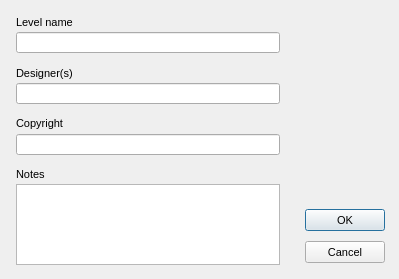
<?xml version="1.0"?>
<ui version="4.0">
  <class>Form</class>
  <widget class="QDialog" name="IDD_LEVEL_INFO">
    <property name="geometry">
      <rect>
        <x>0</x>
        <y>0</y>
        <width>399</width>
        <height>279</height>
      </rect>
    </property>
    <property name="windowTitle">
      <string>Level information</string>
    </property>
    <property name="font">
      <font>
        <family>Liberation Sans</family>
        <pointsize>8</pointsize>
        <bold>false</bold>
        <italic>false</italic>
      </font>
    </property>
    <property name="enabled">
      <bool>true</bool>
    </property>
    <property name="windowFlags">
      <set>Qt::Dialog|Qt::WindowCloseButtonHint</set>
    </property>
    <property name="minimumSize">
      <size>
        <width>399</width>
        <height>279</height>
      </size>
    </property>
    <property name="maximumSize">
      <size>
        <width>399</width>
        <height>279</height>
      </size>
    </property>
    <widget class="QLabel" name="IDC_STATIC">
      <property name="geometry">
        <rect>
          <x>16</x>
          <y>16</y>
          <width>72</width>
          <height>16</height>
        </rect>
      </property>
      <property name="text">
        <string>Level name</string>
      </property>
      <property name="visible">
        <bool>true</bool>
      </property>
      <property name="enabled">
        <bool>true</bool>
      </property>
      <property name="alignment">
        <set>Qt::AlignLeft</set>
      </property>
    </widget>
    <widget class="QLineEdit" name="IDC_LEVEL_NAME">
      <property name="geometry">
        <rect>
          <x>16</x>
          <y>32</y>
          <width>264</width>
          <height>21</height>
        </rect>
      </property>
      <property name="visible">
        <bool>true</bool>
      </property>
      <property name="enabled">
        <bool>true</bool>
      </property>
    </widget>
    <widget class="QLabel" name="IDC_STATIC_2">
      <property name="geometry">
        <rect>
          <x>16</x>
          <y>67</y>
          <width>88</width>
          <height>16</height>
        </rect>
      </property>
      <property name="text">
        <string>Designer(s)</string>
      </property>
      <property name="visible">
        <bool>true</bool>
      </property>
      <property name="enabled">
        <bool>true</bool>
      </property>
      <property name="alignment">
        <set>Qt::AlignLeft</set>
      </property>
    </widget>
    <widget class="QLineEdit" name="IDC_DESIGNER">
      <property name="geometry">
        <rect>
          <x>16</x>
          <y>83</y>
          <width>264</width>
          <height>21</height>
        </rect>
      </property>
      <property name="visible">
        <bool>true</bool>
      </property>
      <property name="enabled">
        <bool>true</bool>
      </property>
    </widget>
    <widget class="QLabel" name="IDC_STATIC_3">
      <property name="geometry">
        <rect>
          <x>16</x>
          <y>117</y>
          <width>88</width>
          <height>16</height>
        </rect>
      </property>
      <property name="text">
        <string>Copyright</string>
      </property>
      <property name="visible">
        <bool>true</bool>
      </property>
      <property name="enabled">
        <bool>true</bool>
      </property>
      <property name="alignment">
        <set>Qt::AlignLeft</set>
      </property>
    </widget>
    <widget class="QLineEdit" name="IDC_COPYRIGHT">
      <property name="geometry">
        <rect>
          <x>16</x>
          <y>134</y>
          <width>264</width>
          <height>21</height>
        </rect>
      </property>
      <property name="visible">
        <bool>true</bool>
      </property>
      <property name="enabled">
        <bool>true</bool>
      </property>
    </widget>
    <widget class="QLabel" name="IDC_STATIC_4">
      <property name="geometry">
        <rect>
          <x>16</x>
          <y>168</y>
          <width>64</width>
          <height>16</height>
        </rect>
      </property>
      <property name="text">
        <string>Notes</string>
      </property>
      <property name="visible">
        <bool>true</bool>
      </property>
      <property name="enabled">
        <bool>true</bool>
      </property>
      <property name="alignment">
        <set>Qt::AlignLeft</set>
      </property>
    </widget>
    <widget class="QTextEdit" name="IDC_NOTES">
      <property name="geometry">
        <rect>
          <x>16</x>
          <y>184</y>
          <width>264</width>
          <height>81</height>
        </rect>
      </property>
      <property name="visible">
        <bool>true</bool>
      </property>
      <property name="enabled">
        <bool>true</bool>
      </property>
      <property name="tabChangesFocus">
        <bool>false</bool>
      </property>
      <property name="horizontalScrollBarPolicy">
        <enum>Qt::ScrollBarAsNeeded</enum>
      </property>
    </widget>
    <widget class="QPushButton" name="IDOK">
      <property name="geometry">
        <rect>
          <x>305</x>
          <y>209</y>
          <width>80</width>
          <height>22</height>
        </rect>
      </property>
      <property name="text">
        <string>OK</string>
      </property>
      <property name="visible">
        <bool>true</bool>
      </property>
      <property name="enabled">
        <bool>true</bool>
      </property>
      <property name="default">
        <bool>true</bool>
      </property>
      <property name="autoDefault">
        <bool>true</bool>
      </property>
    </widget>
    <widget class="QPushButton" name="IDCANCEL">
      <property name="geometry">
        <rect>
          <x>305</x>
          <y>241</y>
          <width>80</width>
          <height>22</height>
        </rect>
      </property>
      <property name="text">
        <string>Cancel</string>
      </property>
      <property name="visible">
        <bool>true</bool>
      </property>
      <property name="enabled">
        <bool>true</bool>
      </property>
      <property name="default">
        <bool>false</bool>
      </property>
      <property name="autoDefault">
        <bool>false</bool>
      </property>
    </widget>
    <action name="IDD_ORPHANHUNTER">
      <property name="text">
        <string>Orphan Hunter</string>
      </property>
    </action>
    <action name="IDD_REORDER_PAGES">
      <property name="text">
        <string>Reorder Net Pages</string>
      </property>
    </action>
    <action name="IDD_SHOW_ALL_CHECKED_OUT">
      <property name="text">
        <string>Show All Pages Checked Out</string>
      </property>
    </action>
    <action name="IDM_IMPORT_BITMAP">
      <property name="text">
        <string>Bitmap/Animation Converter...</string>
      </property>
    </action>
    <action name="ID_APP_ABOUT">
      <property name="text">
        <string>&amp;About editor...</string>
      </property>
    </action>
    <action name="ID_APP_EXIT">
      <property name="text">
        <string>E&amp;xit</string>
      </property>
      <property name="shortcut">
        <string>Alt+X</string>
      </property>
    </action>
    <action name="ID_BRIEFING_EDITOR">
      <property name="text">
        <string>Briefing Editor...</string>
      </property>
    </action>
    <action name="ID_BUTTON_LIGHTING">
      <property name="text">
        <string>ID_BUTTON_LIGHTING</string>
      </property>
    </action>
    <action name="ID_BUTTON_OUTLINE">
      <property name="text">
        <string>ID_BUTTON_OUTLINE</string>
      </property>
    </action>
    <action name="ID_BUTTON_WINDOWSELECTION">
      <property name="text">
        <string>ID_BUTTON_WINDOWSELECTION</string>
      </property>
    </action>
    <action name="ID_D3HELP">
      <property name="text">
        <string>Help on D3 Editor</string>
      </property>
    </action>
    <action name="ID_EDITORS_AIPROPERTIES">
      <property name="text">
        <string>AI Properties...</string>
      </property>
    </action>
    <action name="ID_EDITORS_AMBIENTSOUNDS">
      <property name="text">
        <string>Ambient Sounds...</string>
      </property>
    </action>
    <action name="ID_EDITORS_DALLAS">
      <property name="text">
        <string>Dallas Graphical Script Editor...</string>
      </property>
    </action>
    <action name="ID_EDITORS_FILES">
      <property name="text">
        <string>Files...</string>
      </property>
    </action>
    <action name="ID_EDITORS_MEGACELLS">
      <property name="text">
        <string>Megacells...</string>
      </property>
    </action>
    <action name="ID_EDIT_ADDSELECT">
      <property name="text">
        <string>Add Current Room to Selected List</string>
      </property>
    </action>
    <action name="ID_EDIT_ATTACH">
      <property name="text">
        <string>&amp;Attach</string>
      </property>
    </action>
    <action name="ID_EDIT_CLEARSELECTED">
      <property name="text">
        <string>Clear Selected List</string>
      </property>
    </action>
    <action name="ID_EDIT_COPY">
      <property name="text">
        <string>&amp;Copy</string>
      </property>
      <property name="shortcut">
        <string>Ctrl+Ins</string>
      </property>
    </action>
    <action name="ID_EDIT_CUT">
      <property name="text">
        <string>Cu&amp;t</string>
      </property>
      <property name="shortcut">
        <string>Shift+Del</string>
      </property>
    </action>
    <action name="ID_EDIT_DELETE">
      <property name="text">
        <string>&amp;Delete</string>
      </property>
    </action>
    <action name="ID_EDIT_LOADSCRAP">
      <property name="text">
        <string>Load Scrap from Disk</string>
      </property>
    </action>
    <action name="ID_EDIT_PASTE">
      <property name="text">
        <string>&amp;Paste</string>
      </property>
      <property name="shortcut">
        <string>Shift+Ins</string>
      </property>
    </action>
    <action name="ID_EDIT_PLACE">
      <property name="text">
        <string>&amp;Place in Mine</string>
      </property>
    </action>
    <action name="ID_EDIT_PLACE_TERRAIN">
      <property name="text">
        <string>&amp;Place on Terrain</string>
      </property>
    </action>
    <action name="ID_EDIT_REMOVESELECT">
      <property name="text">
        <string>Remove Current Room from Selected List</string>
      </property>
    </action>
    <action name="ID_EDIT_SAVESCRAP">
      <property name="text">
        <string>Save Scrap to Disk</string>
      </property>
    </action>
    <action name="ID_EDIT_SELECTATTACHED">
      <property name="text">
        <string>Select All Rooms Attached to Current Room</string>
      </property>
    </action>
    <action name="ID_EDIT_UNDO">
      <property name="text">
        <string>&amp;Undo</string>
      </property>
      <property name="shortcut">
        <string>Alt+Backspace</string>
      </property>
    </action>
    <action name="ID_FILE_AUTOSAVE">
      <property name="text">
        <string>Autosave</string>
      </property>
      <property name="checkable">
        <bool>true</bool>
      </property>
    </action>
    <action name="ID_FILE_CHECKMINE">
      <property name="text">
        <string>&amp;Check Mine</string>
      </property>
    </action>
    <action name="ID_FILE_FIXCRACKS">
      <property name="text">
        <string>Fix Level Cracks</string>
      </property>
    </action>
    <action name="ID_FILE_FIXDEGENERATEFACES">
      <property name="text">
        <string>Fix/Remove Degenerate Faces</string>
      </property>
    </action>
    <action name="ID_FILE_IMPORT_ROOM">
      <property name="text">
        <string>Import 3DSMax Room</string>
      </property>
    </action>
    <action name="ID_FILE_INFORMATION">
      <property name="text">
        <string>&amp;Information</string>
      </property>
      <property name="shortcut">
        <string>Alt+I</string>
      </property>
    </action>
    <action name="ID_FILE_LEAVE_EDITOR">
      <property name="text">
        <string>Go to main menu...</string>
      </property>
    </action>
    <action name="ID_FILE_LEVELPROPS">
      <property name="text">
        <string>Set Selected Room(s) Properties</string>
      </property>
    </action>
    <action name="ID_FILE_LEVEL_INFO">
      <property name="text">
        <string>Edit Level Info...</string>
      </property>
    </action>
    <action name="ID_FILE_MRU_FILE1">
      <property name="text">
        <string>Recent File</string>
      </property>
      <property name="enabled">
        <bool>false</bool>
      </property>
    </action>
    <action name="ID_FILE_NEW">
      <property name="text">
        <string>&amp;New</string>
      </property>
      <property name="shortcut">
        <string>Ctrl+N</string>
      </property>
    </action>
    <action name="ID_FILE_OPEN">
      <property name="text">
        <string>&amp;Open...</string>
      </property>
      <property name="shortcut">
        <string>Ctrl+O</string>
      </property>
    </action>
    <action name="ID_FILE_PLAY640X480">
      <property name="text">
        <string>&amp;Play in 640 x 480</string>
      </property>
      <property name="shortcut">
        <string>Alt+P</string>
      </property>
    </action>
    <action name="ID_FILE_PREFERENCES">
      <property name="text">
        <string>Preferences</string>
      </property>
    </action>
    <action name="ID_FILE_PRINT">
      <property name="text">
        <string>&amp;Print...</string>
      </property>
      <property name="shortcut">
        <string>Ctrl+P</string>
      </property>
    </action>
    <action name="ID_FILE_PRINT_PREVIEW">
      <property name="text">
        <string>Print Pre&amp;view</string>
      </property>
    </action>
    <action name="ID_FILE_PRINT_SETUP">
      <property name="text">
        <string>P&amp;rint Setup...</string>
      </property>
    </action>
    <action name="ID_FILE_REMOVEDUPLICATEFACESFROMCURRENTROOM">
      <property name="text">
        <string>Remove Duplicate Faces from Current Room</string>
      </property>
    </action>
    <action name="ID_FILE_REMOVEEXTRAPOINTS">
      <property name="text">
        <string>Remove Extra Points</string>
      </property>
    </action>
    <action name="ID_FILE_RESTOREGAMESTATE">
      <property name="text">
        <string>Restore Gamestate</string>
      </property>
    </action>
    <action name="ID_FILE_SAVE">
      <property name="text">
        <string>&amp;Save</string>
      </property>
      <property name="shortcut">
        <string>Ctrl+S</string>
      </property>
    </action>
    <action name="ID_FILE_SAVEGOALTEXT">
      <property name="text">
        <string>Save Goal Text to File</string>
      </property>
    </action>
    <action name="ID_FILE_SAVE_AS">
      <property name="text">
        <string>Save &amp;As...</string>
      </property>
    </action>
    <action name="ID_FILE_SAVE_COPY_AS">
      <property name="text">
        <string>Save Copy &amp;As...</string>
      </property>
    </action>
    <action name="ID_FILE_STATS">
      <property name="text">
        <string>Show Level Stats</string>
      </property>
    </action>
    <action name="ID_FILE_UPDATE">
      <property name="text">
        <string>&amp;Update</string>
      </property>
      <property name="shortcut">
        <string>Ctrl+S</string>
      </property>
    </action>
    <action name="ID_FILE_VERIFY_LEVEL">
      <property name="text">
        <string>Verify Level</string>
      </property>
    </action>
    <action name="ID_HOTSPOT_TGA">
      <property name="text">
        <string>HotSpot TGA Extractor...</string>
      </property>
    </action>
    <action name="ID_MINE_VIEW">
      <property name="text">
        <string>Mine View</string>
      </property>
      <property name="shortcut">
        <string>F2</string>
      </property>
    </action>
    <action name="ID_OBJBUTTON">
      <property name="text">
        <string>ID_OBJBUTTON</string>
      </property>
    </action>
    <action name="ID_OBJECT_DELETEOBJECT">
      <property name="text">
        <string>Delete Object</string>
      </property>
      <property name="shortcut">
        <string>Del</string>
      </property>
    </action>
    <action name="ID_OBJECT_MOVEPLAYER">
      <property name="text">
        <string>Move Player 0 to Viewer</string>
      </property>
    </action>
    <action name="ID_OBJECT_PLACECAMERAATCURRENTFACE">
      <property name="text">
        <string>Create New Camera at Current Face</string>
      </property>
    </action>
    <action name="ID_OBJECT_PLACECAMERAATVIEWER">
      <property name="text">
        <string>Create New Camera at Viewer</string>
      </property>
    </action>
    <action name="ID_OBJECT_PLACEOBJECT">
      <property name="text">
        <string>Place Object</string>
      </property>
      <property name="shortcut">
        <string>Ins</string>
      </property>
    </action>
    <action name="ID_OBJECT_PLACESOUNDSOURCEATVIEWER">
      <property name="text">
        <string>Create SoundSource at Viewer</string>
      </property>
    </action>
    <action name="ID_OBJECT_PLACEWAYPOINTATVIEWER">
      <property name="text">
        <string>Place Waypoint at Viewer</string>
      </property>
    </action>
    <action name="ID_OBJECT_SELECTBYNUMBER">
      <property name="text">
        <string>Select Object By Number</string>
      </property>
    </action>
    <action name="ID_OBJECT_SETCAMERAFROMVIEWER">
      <property name="text">
        <string>Move Camera to Viewer</string>
      </property>
    </action>
    <action name="ID_OBJECT_SETVIEWERFROMCAMERA">
      <property name="text">
        <string>Move Viewer to Camera</string>
      </property>
    </action>
    <action name="ID_OSIRISCOMPILE">
      <property name="text">
        <string>ID_OSIRISCOMPILE</string>
      </property>
    </action>
    <action name="ID_REINIT_OPENGL">
      <property name="text">
        <string>ID_REINIT_OPENGL</string>
      </property>
    </action>
    <action name="ID_ROOM_ADD">
      <property name="text">
        <string>&amp;Add Room at Current Face</string>
      </property>
      <property name="shortcut">
        <string>Shift+A</string>
      </property>
    </action>
    <action name="ID_ROOM_ADDVERTTONEWFACE">
      <property name="text">
        <string>Add Vert to New Face</string>
      </property>
      <property name="shortcut">
        <string>Shift+V</string>
      </property>
    </action>
    <action name="ID_ROOM_ATTACHROOM">
      <property name="text">
        <string>Attach Room</string>
      </property>
    </action>
    <action name="ID_ROOM_BUILDBRIDGE">
      <property name="text">
        <string>&amp;Build Bridge</string>
      </property>
    </action>
    <action name="ID_ROOM_BUILDSMOOTHBRIDGE">
      <property name="text">
        <string>Build Smooth Bridge</string>
      </property>
      <property name="shortcut">
        <string>Ctrl+B</string>
      </property>
    </action>
    <action name="ID_ROOM_CLEARCENTERPOINT">
      <property name="text">
        <string>Clear Center Point</string>
      </property>
    </action>
    <action name="ID_ROOM_COMBINE">
      <property name="text">
        <string>Combine Rooms</string>
      </property>
    </action>
    <action name="ID_ROOM_DELETE">
      <property name="text">
        <string>Delete Current Room</string>
      </property>
    </action>
    <action name="ID_ROOM_DELETECONNECTEDFACES">
      <property name="text">
        <string>Delete Connected Faces</string>
      </property>
    </action>
    <action name="ID_ROOM_DELETEFACE">
      <property name="text">
        <string>Delete Current Face</string>
      </property>
    </action>
    <action name="ID_ROOM_DELETEPORTAL">
      <property name="text">
        <string>Delete Current Portal</string>
      </property>
    </action>
    <action name="ID_ROOM_DELETEVERT">
      <property name="text">
        <string>Delete Current Vert From Face</string>
      </property>
    </action>
    <action name="ID_ROOM_DROPROOM">
      <property name="text">
        <string>Drop Room</string>
      </property>
    </action>
    <action name="ID_ROOM_FACE_ADDVERTTOEDGE">
      <property name="text">
        <string>Add Vert To Edge</string>
      </property>
    </action>
    <action name="ID_ROOM_FACE_DELETEVERTONEDGE">
      <property name="text">
        <string>Delete Vert on Edge</string>
      </property>
    </action>
    <action name="ID_ROOM_FACE_MOVEVERTONEDGE">
      <property name="text">
        <string>Move Vert on Edge</string>
      </property>
    </action>
    <action name="ID_ROOM_FACE_SPLITFACE">
      <property name="text">
        <string>Split Face</string>
      </property>
    </action>
    <action name="ID_ROOM_FINISHNEWFACE">
      <property name="text">
        <string>Add Last Point to New Face (Finish Face)</string>
      </property>
    </action>
    <action name="ID_ROOM_GRABTEXTURE">
      <property name="text">
        <string>Grab Texture</string>
      </property>
      <property name="shortcut">
        <string>G</string>
      </property>
    </action>
    <action name="ID_ROOM_JOINROOMS">
      <property name="text">
        <string>Join Rooms</string>
      </property>
    </action>
    <action name="ID_ROOM_JOINROOMSEXACT">
      <property name="text">
        <string>Join Rooms Exact</string>
      </property>
    </action>
    <action name="ID_ROOM_JOIN_ADJACENT_FACES">
      <property name="text">
        <string>Join Adjacent Faces</string>
      </property>
    </action>
    <action name="ID_ROOM_LINKTONEWEXTERNAL">
      <property name="text">
        <string>Link Room to New External Room</string>
      </property>
    </action>
    <action name="ID_ROOM_MARK">
      <property name="text">
        <string>&amp;Mark Room/Face</string>
      </property>
      <property name="shortcut">
        <string>Ctrl+M</string>
      </property>
    </action>
    <action name="ID_ROOM_MERGEOBJECTINTOROOM">
      <property name="text">
        <string>Merge Object into Room</string>
      </property>
    </action>
    <action name="ID_ROOM_NEXTFACE">
      <property name="text">
        <string>Next Face</string>
      </property>
      <property name="shortcut">
        <string>F</string>
      </property>
    </action>
    <action name="ID_ROOM_PLACEROOM">
      <property name="text">
        <string>Place Room at Current Room</string>
      </property>
    </action>
    <action name="ID_ROOM_PLACETERRAINROOM">
      <property name="text">
        <string>Place Room at Current Terrain Cell</string>
      </property>
    </action>
    <action name="ID_ROOM_PREVIOUSFACE">
      <property name="text">
        <string>Previous Face</string>
      </property>
      <property name="shortcut">
        <string>Shift+F</string>
      </property>
    </action>
    <action name="ID_ROOM_PROPAGATETOADJACENTCOPLANARFACES">
      <property name="text">
        <string>Propagate to Adjacent Coplanar Faces</string>
      </property>
      <property name="shortcut">
        <string>Ctrl+F</string>
      </property>
    </action>
    <action name="ID_ROOM_PROPAGATETOALL">
      <property name="text">
        <string>Propagate to All Faces in Room</string>
      </property>
      <property name="shortcut">
        <string>Shift+R</string>
      </property>
    </action>
    <action name="ID_ROOM_RENAMEROOM">
      <property name="text">
        <string>Rename Room</string>
      </property>
      <property name="shortcut">
        <string>Ctrl+R</string>
      </property>
    </action>
    <action name="ID_ROOM_ROTATEPLACEDROOM45DEGREES">
      <property name="text">
        <string>Rotate Placed Room 45 Degrees</string>
      </property>
    </action>
    <action name="ID_ROOM_SAVECURRENTROOM">
      <property name="text">
        <string>Save Current Room</string>
      </property>
    </action>
    <action name="ID_ROOM_SELECTBYNUMBER">
      <property name="text">
        <string>Select Room by Number</string>
      </property>
    </action>
    <action name="ID_ROOM_SELECTFACEBYNUMBER">
      <property name="text">
        <string>Select Face by Number</string>
      </property>
    </action>
    <action name="ID_ROOM_SETCENTERFROMVIEWER">
      <property name="text">
        <string>Set Room Center from Viewer</string>
      </property>
    </action>
    <action name="ID_ROOM_SNAPPLACEDROOM">
      <property name="text">
        <string>Snap Placed Room</string>
      </property>
    </action>
    <action name="ID_ROOM_SNAPPOINTTOEDGE">
      <property name="text">
        <string>Snap Point to Edge</string>
      </property>
    </action>
    <action name="ID_ROOM_SNAPPOINTTOFACE">
      <property name="text">
        <string>Snap Point to Face</string>
      </property>
    </action>
    <action name="ID_ROOM_SNAPPOINTTOPOINT">
      <property name="text">
        <string>Snap Point to Point</string>
      </property>
    </action>
    <action name="ID_ROOM_SPLITFACE">
      <property name="text">
        <string>Triangulate face</string>
      </property>
    </action>
    <action name="ID_ROOM_STARTNEWFACE">
      <property name="text">
        <string>Add First Point to New Face (Start Face)</string>
      </property>
    </action>
    <action name="ID_ROOM_SWAPMAKEDANDCURRENTROOMFACE">
      <property name="text">
        <string>Swap Marked and Current Room/Face</string>
      </property>
    </action>
    <action name="ID_ROOM_UNDOSNAP">
      <property name="text">
        <string>Undo Snap</string>
      </property>
    </action>
    <action name="ID_ROOM_UNPLACEROOM">
      <property name="text">
        <string>Un-place Room/Group/Door</string>
      </property>
    </action>
    <action name="ID_ROOM_VIEW">
      <property name="text">
        <string>Room View</string>
      </property>
      <property name="shortcut">
        <string>F4</string>
      </property>
    </action>
    <action name="ID_SCRIPT_LEVEL_INTERFACE">
      <property name="text">
        <string>Levels and Scripts...</string>
      </property>
    </action>
    <action name="ID_SUBEDITORS_FONT">
      <property name="text">
        <string>Font Editor...</string>
      </property>
    </action>
    <action name="ID_SUBEDITORS_HOGMAKER">
      <property name="text">
        <string>Hog Maker...</string>
      </property>
    </action>
    <action name="ID_SUBEDITORS_TABLEFILEEDIT">
      <property name="text">
        <string>Table File Text Editor...</string>
      </property>
    </action>
    <action name="ID_SUBEDITORS_TABLEFILEFILTER">
      <property name="text">
        <string>Table File Filter...</string>
      </property>
    </action>
    <action name="ID_TABLEEDIT_FILE_EXIT">
      <property name="text">
        <string>&amp;Exit</string>
      </property>
    </action>
    <action name="ID_TABLEEDIT_FILE_LOAD">
      <property name="text">
        <string>&amp;Load...</string>
      </property>
    </action>
    <action name="ID_TABLEEDIT_FILE_SAVE">
      <property name="text">
        <string>&amp;Save</string>
      </property>
    </action>
    <action name="ID_TABLEEDIT_FILE_SAVE_AS">
      <property name="text">
        <string>S&amp;ave as...</string>
      </property>
    </action>
    <action name="ID_TABLEFILTER_FILE_EXIT">
      <property name="text">
        <string>Exit</string>
      </property>
    </action>
    <action name="ID_TABLEFILTER_FILE_LOAD">
      <property name="text">
        <string>Load...</string>
      </property>
    </action>
    <action name="ID_TABLEFILTER_FILE_NEW">
      <property name="text">
        <string>New</string>
      </property>
    </action>
    <action name="ID_TABLEFILTER_FILE_SAVE">
      <property name="text">
        <string>Save</string>
      </property>
    </action>
    <action name="ID_TABLEFILTER_FILE_SAVEAS">
      <property name="text">
        <string>Save as...</string>
      </property>
    </action>
    <action name="ID_TERRAIN_VIEW">
      <property name="text">
        <string>Terrain View</string>
      </property>
      <property name="shortcut">
        <string>F3</string>
      </property>
    </action>
    <action name="ID_TEST_TEST1">
      <property name="text">
        <string>Test function 1</string>
      </property>
    </action>
    <action name="ID_TEST_TEST2">
      <property name="text">
        <string>Test function 2</string>
      </property>
    </action>
    <action name="ID_TEST_TEST3">
      <property name="text">
        <string>Test function 3</string>
      </property>
    </action>
    <action name="ID_TOOLS_WORLD_OBJECTS_BUILDINGS">
      <property name="text">
        <string>Buildings...</string>
      </property>
    </action>
    <action name="ID_TOOLS_WORLD_OBJECTS_CLUTTER">
      <property name="text">
        <string>Clutter...</string>
      </property>
    </action>
    <action name="ID_TOOLS_WORLD_OBJECTS_DOOR">
      <property name="text">
        <string>Doors...</string>
      </property>
    </action>
    <action name="ID_TOOLS_WORLD_OBJECTS_LIGHTS">
      <property name="text">
        <string>Lights...</string>
      </property>
    </action>
    <action name="ID_TOOLS_WORLD_OBJECTS_PLAYER">
      <property name="text">
        <string>Player Ships...</string>
      </property>
    </action>
    <action name="ID_TOOLS_WORLD_OBJECTS_POWERUPS">
      <property name="text">
        <string>Powerups...</string>
      </property>
    </action>
    <action name="ID_TOOLS_WORLD_OBJECTS_ROBOTS">
      <property name="text">
        <string>Robots...</string>
      </property>
    </action>
    <action name="ID_TOOLS_WORLD_OBJECTS_SOUND">
      <property name="text">
        <string>Sounds...</string>
      </property>
    </action>
    <action name="ID_TOOLS_WORLD_TEXTURES">
      <property name="text">
        <string>Textures...</string>
      </property>
    </action>
    <action name="ID_TOOLS_WORLD_WEAPONS">
      <property name="text">
        <string>Weapons...</string>
      </property>
    </action>
    <action name="ID_VIEW_CENTERONCUBE">
      <property name="text">
        <string>Center on Current &amp;Room</string>
      </property>
      <property name="shortcut">
        <string>Home</string>
      </property>
    </action>
    <action name="ID_VIEW_CENTERONMINE">
      <property name="text">
        <string>Center on &amp;Mine Origin</string>
      </property>
    </action>
    <action name="ID_VIEW_CENTERONOBJECT">
      <property name="text">
        <string>Center on Current &amp;Object</string>
      </property>
    </action>
    <action name="ID_VIEW_DELETEVIEWER">
      <property name="text">
        <string>Delete Viewer</string>
      </property>
    </action>
    <action name="ID_VIEW_FLIP">
      <property name="text">
        <string>Flip Viewer</string>
      </property>
      <property name="shortcut">
        <string>/</string>
      </property>
    </action>
    <action name="ID_VIEW_KEYPAD_TOGGLE">
      <property name="text">
        <string>Keypad</string>
      </property>
      <property name="shortcut">
        <string>F10</string>
      </property>
    </action>
    <action name="ID_VIEW_MOVECAMERATOCURRENTOBJECT">
      <property name="text">
        <string>Move camera to Current Object</string>
      </property>
    </action>
    <action name="ID_VIEW_MOVECAMERATOSELECTEDFACE">
      <property name="text">
        <string>Move camera to &amp;Current Face</string>
      </property>
      <property name="shortcut">
        <string>Shift+C</string>
      </property>
    </action>
    <action name="ID_VIEW_MOVECAMERATOSELECTEDROOM">
      <property name="text">
        <string>Move camera to &amp;Current Room</string>
      </property>
      <property name="shortcut">
        <string>C</string>
      </property>
    </action>
    <action name="ID_VIEW_NEWVIEWER">
      <property name="text">
        <string>New Viewer</string>
      </property>
    </action>
    <action name="ID_VIEW_NEXTVIEWER">
      <property name="text">
        <string>Next Viewer</string>
      </property>
    </action>
    <action name="ID_VIEW_RESETVIEWRADIUS">
      <property name="text">
        <string>Reset View Radius</string>
      </property>
    </action>
    <action name="ID_VIEW_SHOWOBJECTSINWIREFRAMEVIEW">
      <property name="text">
        <string>Show objects in Wireframe view</string>
      </property>
    </action>
    <action name="ID_VIEW_SHOWVIEWERFORWARDVECTOR">
      <property name="text">
        <string>Show Viewer Forward Vector</string>
      </property>
    </action>
    <action name="ID_VIEW_STATUS_BAR">
      <property name="text">
        <string>&amp;Status Bar</string>
      </property>
    </action>
    <action name="ID_VIEW_TEXTUREMINE">
      <property name="text">
        <string>Te&amp;xtured view</string>
      </property>
    </action>
    <action name="ID_VIEW_TOOLBAR">
      <property name="text">
        <string>&amp;Toolbar</string>
      </property>
    </action>
    <action name="ID_VIEW_VIEWPROP">
      <property name="text">
        <string>Display Viewer Properties</string>
      </property>
    </action>
    <action name="ID_VIEW_WIREFRAMEMINE">
      <property name="text">
        <string>&amp;Wireframe view</string>
      </property>
    </action>
    <action name="ID_WINDOW_CASCADE">
      <property name="text">
        <string>&amp;Cascade</string>
      </property>
    </action>
    <action name="ID_WINDOW_TILE">
      <property name="text">
        <string>&amp;Tile</string>
      </property>
    </action>
    <action name="ID_ZBUTTON">
      <property name="text">
        <string>ID_ZBUTTON</string>
      </property>
    </action>
  </widget>
</ui>
